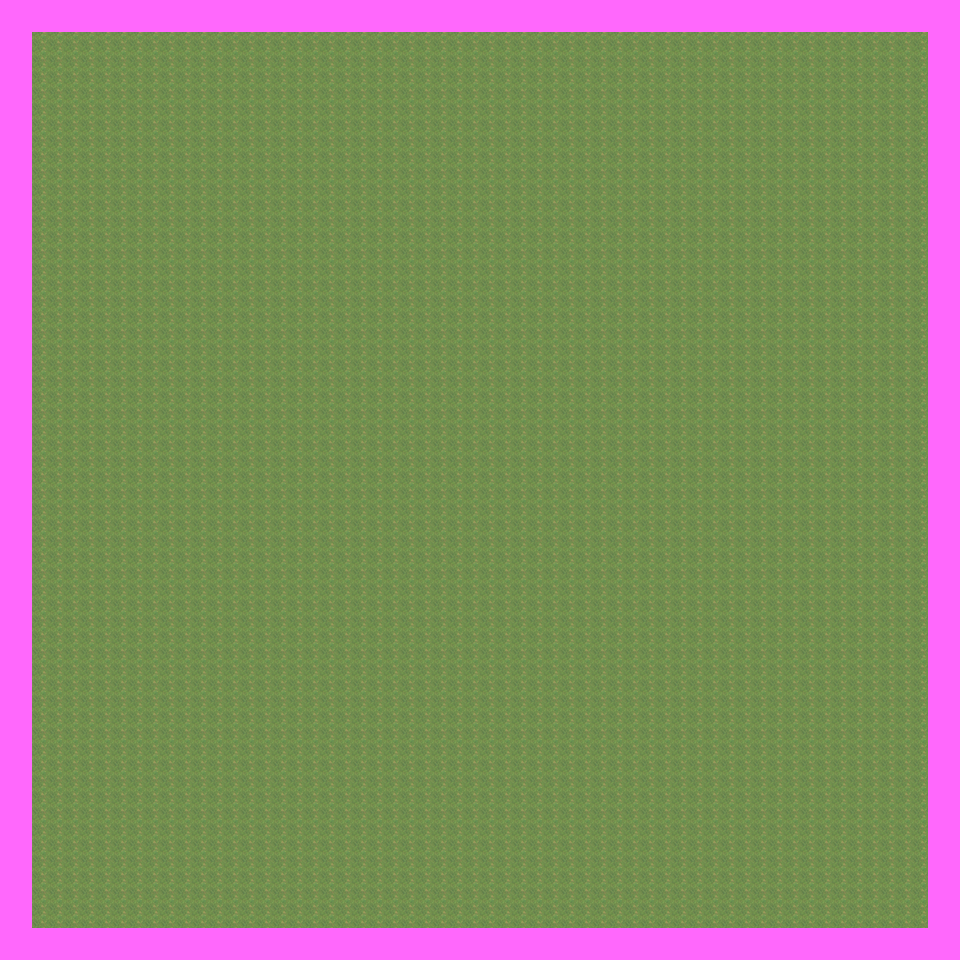

Below is a game level as drawn by its tile map, then a one-line description and the .tmx that defines it (tile-layer data replaced by summaries):
An orthogonal 30x30 tile map with 32x32 px tiles, 2 tile layers (terrain, collision), 2 tilesets.

<map version="1.0" orientation="orthogonal" width="30" height="30" tilewidth="32" tileheight="32">
 <tileset firstgid="1" name="grass" tilewidth="32" tileheight="32">
  <image source="sprites/grass-tileset.png" width="960" height="960" />
 </tileset>
 <tileset firstgid="901" name="collision" tilewidth="32" tileheight="32">
  <image source="sprites/metatiles_32x32.png" width="256" height="32" />
  <tile id="0">
   <properties>
    <property name="components" value="Collidable" />
   </properties>
  </tile>
 </tileset>
 <layer name="terrain" width="30" height="30">
  <data>[900 cells, 900 non-empty, 9 distinct tile ids]</data>
 </layer>
 <layer name="collision" width="30" height="30">
  <data>[900 cells, 116 non-empty, 1 distinct tile ids]</data>
 </layer>
</map>
